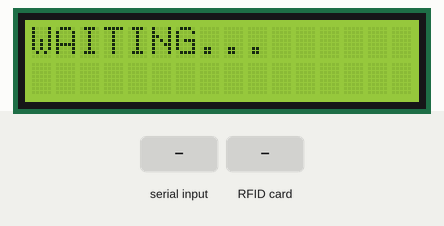
Recording of a sketch running on a simulated Arduino Uno, built with avr-gcc and run on an emulated ATmega328P. Shown: 16×2 character LCD. The inputs (shaded band) are chosen by the test bench. What the sketch prints to the serial monitor is not drawn.

Above: at 1.0 s.
1.1 s: "k" received over Serial
At 2.0 s:
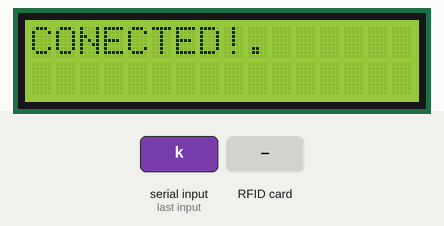
2.6 s: RFID card 51 23 61 79 12 held to the reader
At 3.1 s:
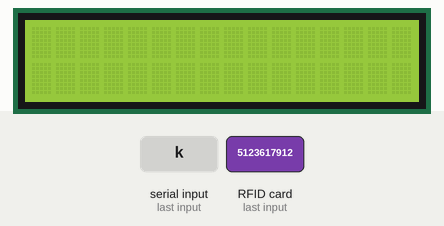
4.1 s: "d" received over Serial
At 4.28 s:
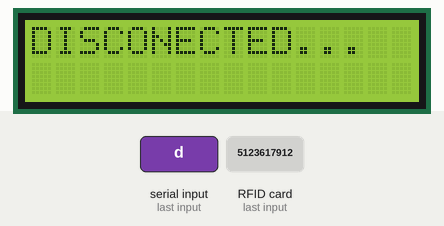

The sketch:

arduino.ino
```cpp
#include <LCD.h>
#include <Wire.h>
#include <LiquidCrystal_I2C.h>
#include <SPI.h>
#include <MFRC522.h>


#define RST_PIN         9          // Configurable, see typical pin layout above
#define SS_PIN          10         // Configurable, see typical pin layout above

MFRC522 mfrc522(SS_PIN, RST_PIN);  // Create MFRC522 instance
LiquidCrystal_I2C lcd(0x27,2,1,0,4,5,6,7);

String code;
boolean conected = false;


String getUid(byte *buffer, byte bufferSize) {
  String uid = "";
  for (byte i = 0; i < bufferSize; i++) {
    uid += buffer[i];
  }
  return uid;
}

void comparar(String uid){
  if (uid == "24524331161"){
    Serial.print("moon");
  }
  if (uid == "5123617912"){
    Serial.print("saturno");
  }
}
void setup() {
	Serial.begin(9600);		// Initialize serial communications with the PC
  lcd.setBacklightPin(3, POSITIVE);
  lcd.setBacklight(HIGH);
  lcd.begin(16,2);
  lcd.setCursor(0,0);
  lcd.print("WAITING...");
	while (true){
    if(Serial.available()){
      char letra = Serial.read();
      Serial.println(letra);
      if(letra == 'k'){
        Serial.println("OK");
        conected = true;
        break;
      }
    }
  }		// Do nothing if no serial port is opened (added for Arduinos based on ATMEGA32U4)
	SPI.begin();			// Init SPI bus
	mfrc522.PCD_Init();		// Init MFRC522
	delay(4);				// Optional delay. Some board do need more time after init to be ready, see Readme
	mfrc522.PCD_DumpVersionToSerial();	// Show details of PCD - MFRC522 Card Reader details
	Serial.println(F("Scan PICC to see UID, SAK, type, and data blocks..."));
  // lcd.setBacklightPin(3, POSITIVE);
  // lcd.setBacklight(HIGH);
  // lcd.begin(16,2);
  // lcd.setCursor(0,0);
  // lcd.print("HOLA A TODOS!");
  lcd.setCursor(0, 0);
  lcd.print("CONECTED!");
}

void loop() {
  if(conected){
    if (mfrc522.PICC_IsNewCardPresent()) {
    if (mfrc522.PICC_ReadCardSerial()) {
       // mfrc522.PICC_DumpToSerial(&(mfrc522.uid));
      code = getUid(mfrc522.uid.uidByte, mfrc522.uid.size);
       lcd.clear();
       comparar(code);
        mfrc522.PICC_HaltA();
    }
  }
    if(Serial.available()){
      char letra = Serial.read();
      if(letra == 'd'){
        lcd.setCursor(0, 0);
        conected = false;
      }
    }
  }else{
    lcd.print("DISCONECTED...");
  }

}
```

Measured:
- after the input at 1.1 s, the display: changes after 0.08 s (image 1)
- after the input at 2.6 s, the display: changes at once (image 2)
- after the input at 4.1 s, the display: changes at once (image 3)
